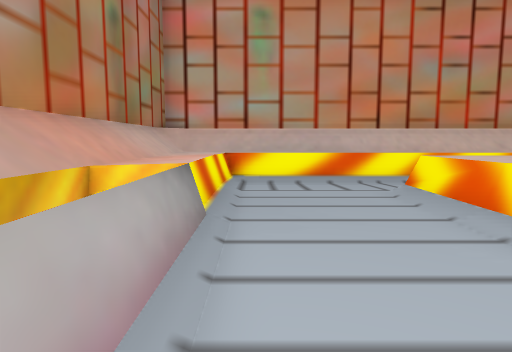
[1] (above)

18 first-person views from a walk through a 3-D level made in the Unity game engine. The camera is 1.2 m above the floor, tilts 6° down and sees 75° across. The floor is counted in squares, 1 m on a side. Each view is taken from the middle of a square. On the plan, view 1 faces up. The plan holds only what a view shows up to about 14 squares ahead; the rest is blank. Some surface patterns are stand-ins.

[2]
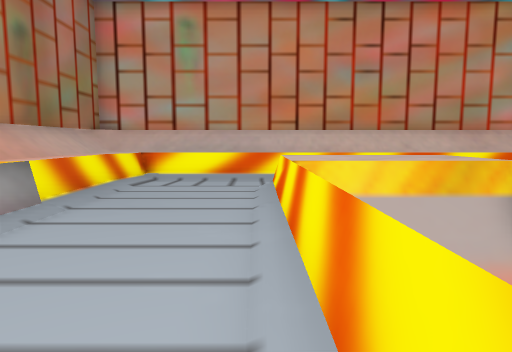

[3]
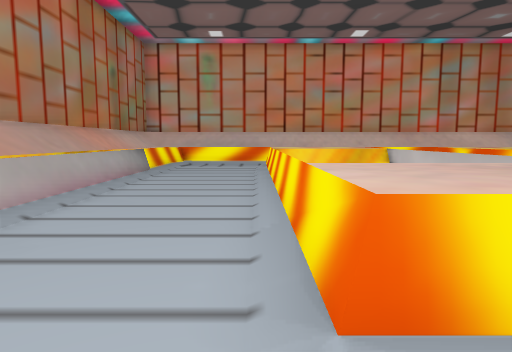

[4]
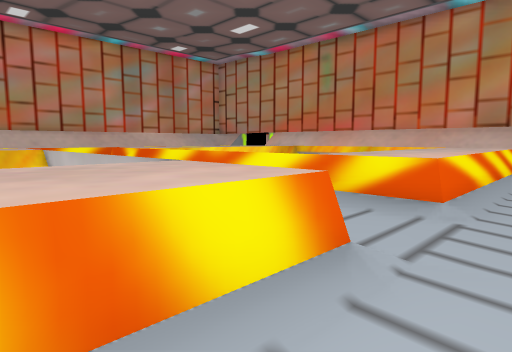

[5]
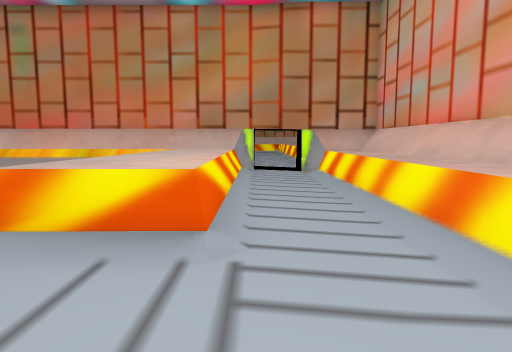

[6]
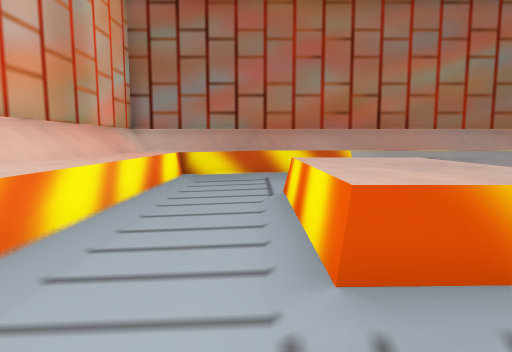

[7]
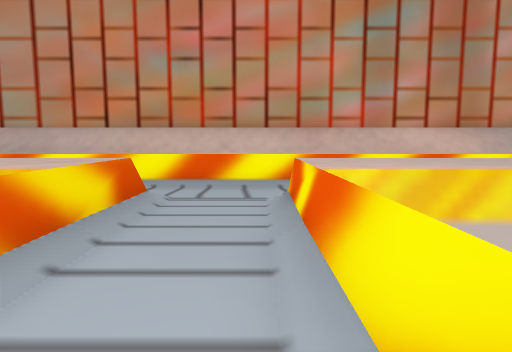

[8]
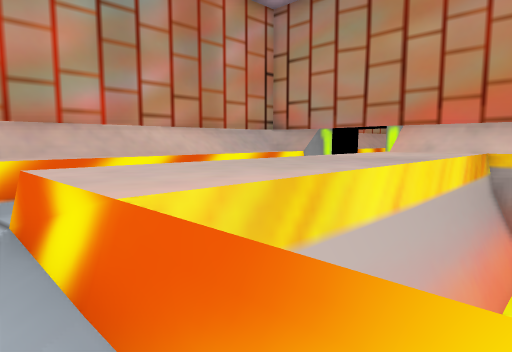

[9]
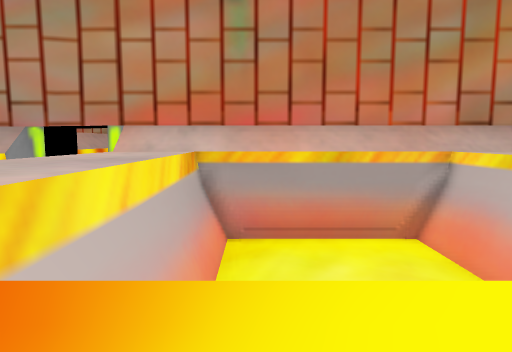

[10]
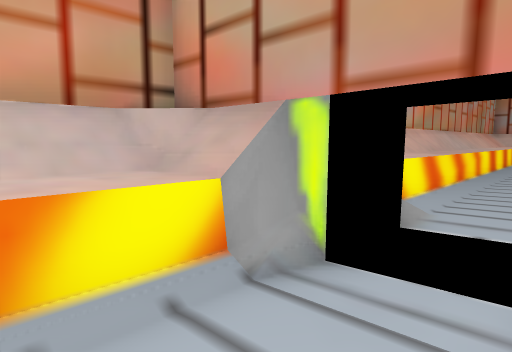

[11]
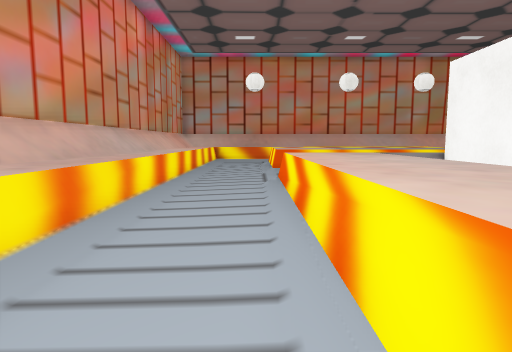

[12]
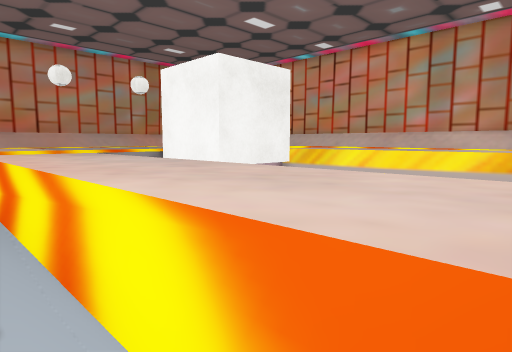

[13]
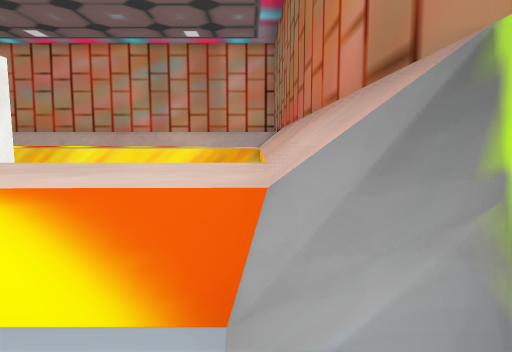

[14]
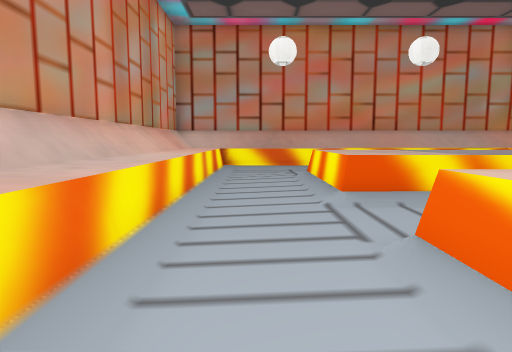

[15]
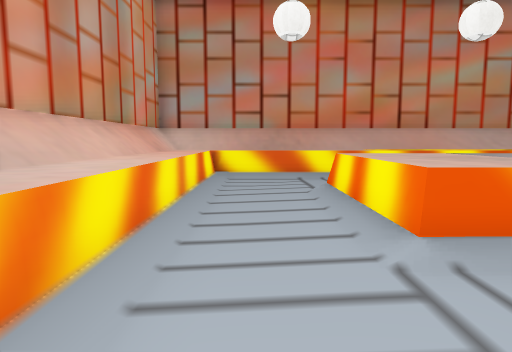

[16]
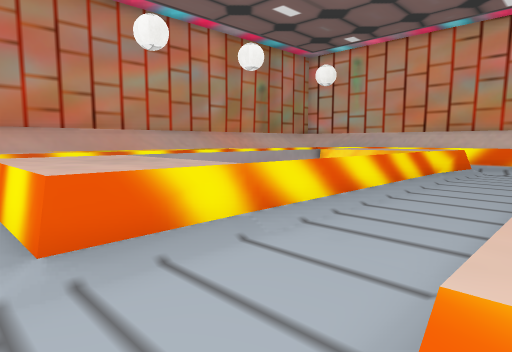

[17]
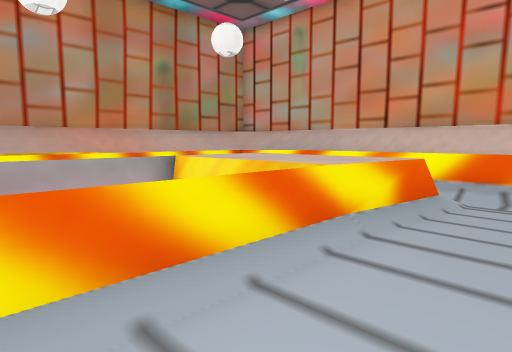

[18]
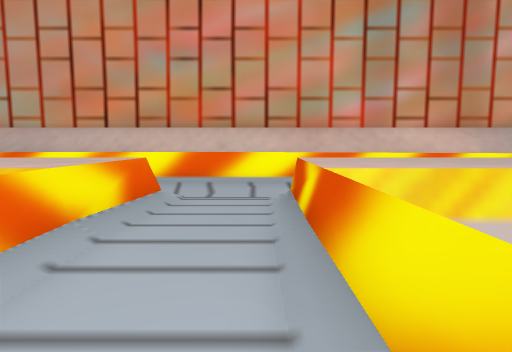

### Floor plan
Key: @ floor where view 1 was taken; # wall or solid block; . floor; / step, stairs or slope; = window, fence, low wall or low ledge; ^ raised ledge; v drop or lower ground.
Columns run from 3 left of view 1 to 47 right of it. Each row starts with its distance up from view 1.
 13 #^^^^^^^^^^^^^^^^^^^^^^^#        ^^^^^^^^^^^^^^^^^#
 12 #^^^^^^^^^^^^^^^^^^^^^^^#      ^^^^^^^^^^^^^^^^^^^^
 11 ^^^^^^^^^^^^^^^^^^^^^^^^^   ^^^^^^^^^^^^^^^^^^^^^^^
 10 ^^^...... .....      ../###/////////////////////^^^
  9 ^^^.....  .....       ... ...................../^^^
  8 ^^^....    /...      . .###..................../^^^
  7 ^^^....^^^^/..^^^^^^^^^^^ ^^^^^^^^^^^..=^^^^ ../^^^
  6 ^^^....^^^^...^^^^^^^^^^^ ^^^^^^^^^^^../^^^^   /^^^
  5 ^^^.../^^^^=..^^^^^^^^^^^ ^^^^^^^^^^^../^^^^   /^^^
  4 ^ =.../= vv=..v  vvvvvv^^ ^^        =../   v   / ^^
  3 ^ =.../=   =..v     vvv^^ ^^     v###../   v   / ^^
  2 ^ =.../=   =  v     vvv^^ ^^     v   ../   v   / ^^
  1 ^ =.../=   = .v     vvv^^ ^^     v   ../   v   / ^^
  0 ^ =@../=   =  v     vvv^^ ^^     v  #../   v   / ^^
 -1 ^ =.../=   =  v     vvv^^ ^^        =../   v   / ^^
 -2 ^ =.../=   =  v    vvvv^^ ^^        =../   v   / ^^
 -3 ^ ^.../^^^^= .^^^^^^^^^^^ ^^^^^^^^^^^..=^^^^   /^^^
 -4 ^ ^.../^^^^=..^^^^^^^^^^^ ^  ^^^ ^^^^..^^^^^   /^^^
 -5 ^ ^.../^^^^=..^^^^^^^^^^^     ^ ^^^^^..^^^^^   /^^^
 -6 ^ ^.....................#           /../       / ^^
 -7 ^^^......................           ....       =^^
 -8 ^^^/////////////////////#           .....      =
 -9 ^^^^^^^^^^^  ^^^^^^^^^^^^     ^^^^^^^^^^^^^^^^^^
-10 ^^^^^^^^^      ^^^^^^^^^^   ^^^^^^^^^^^^^^^^^^^
-11 ^^^^^^^^        ^^^^^^^^^   ^^^^^^^^^^^^^^^^^^^

Positions as (right, up) in squares from view 1, and headings:
1: (0, 0), facing up
2: (3, -1), facing up
3: (3, -7), facing up
4: (5, -7), facing up-right
5: (7, -6), facing right
6: (10, -6), facing left
7: (10, 1), facing up
8: (10, 3), facing up-right
9: (10, 3), facing right
10: (18, 8), facing up-right
11: (24, 8), facing right
12: (24, 8), facing down-right
13: (24, 9), facing down
14: (30, 9), facing right
15: (33, 9), facing right
16: (33, 8), facing down-right
17: (34, 1), facing down-right
18: (34, 1), facing down
